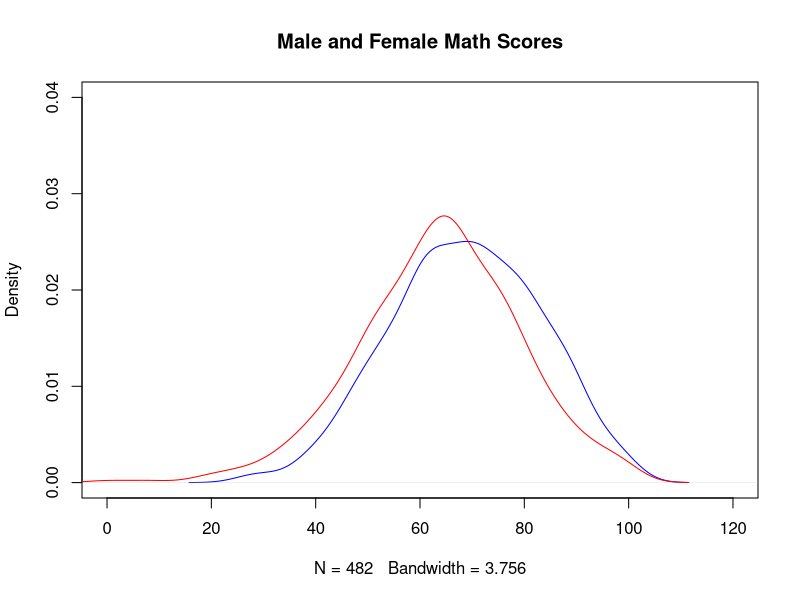
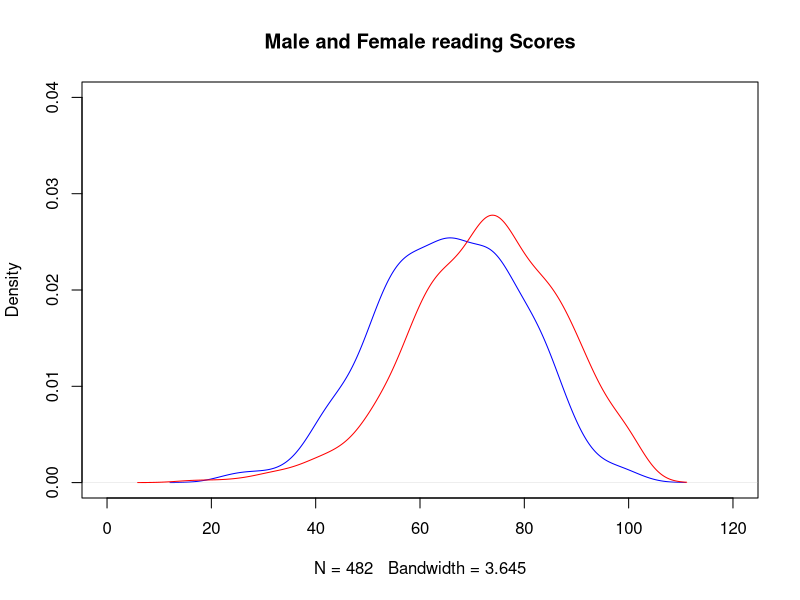
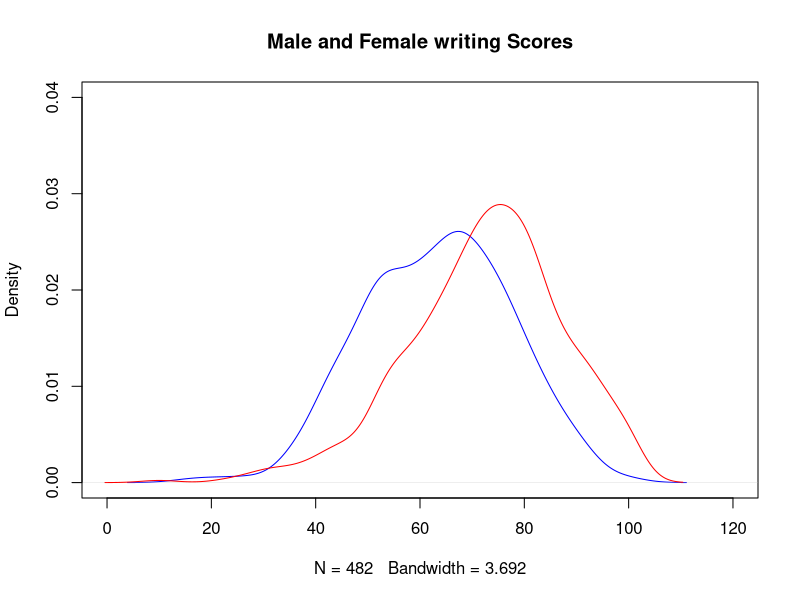
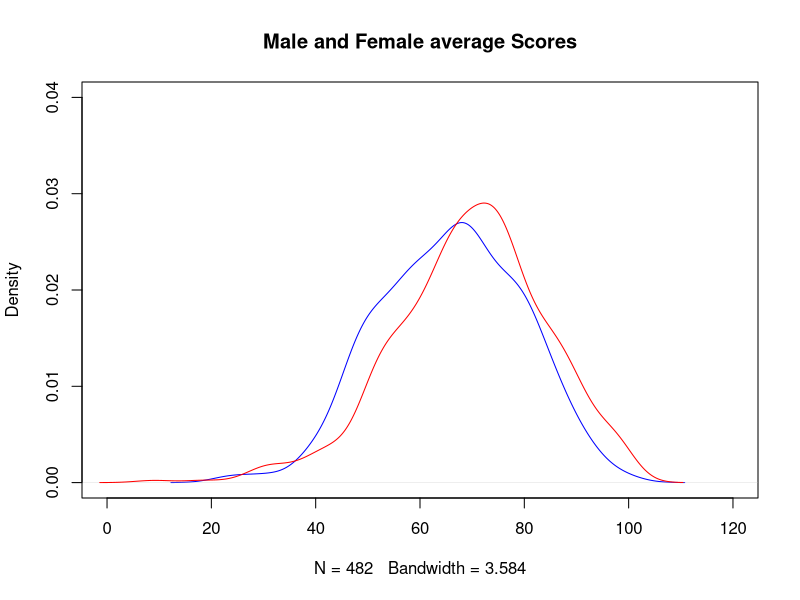
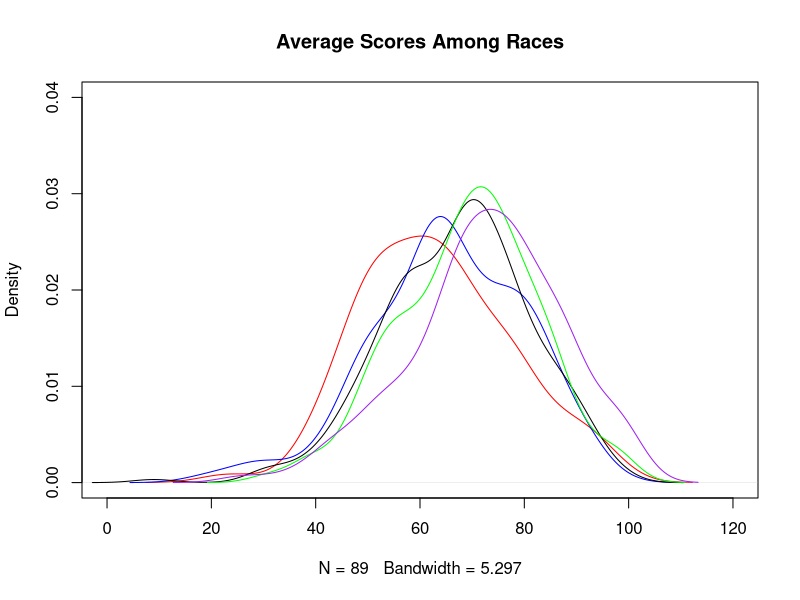
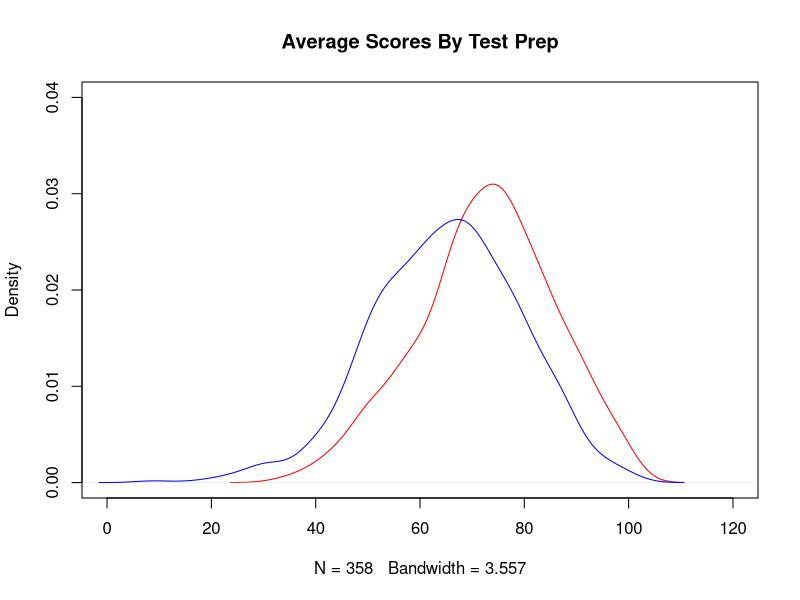
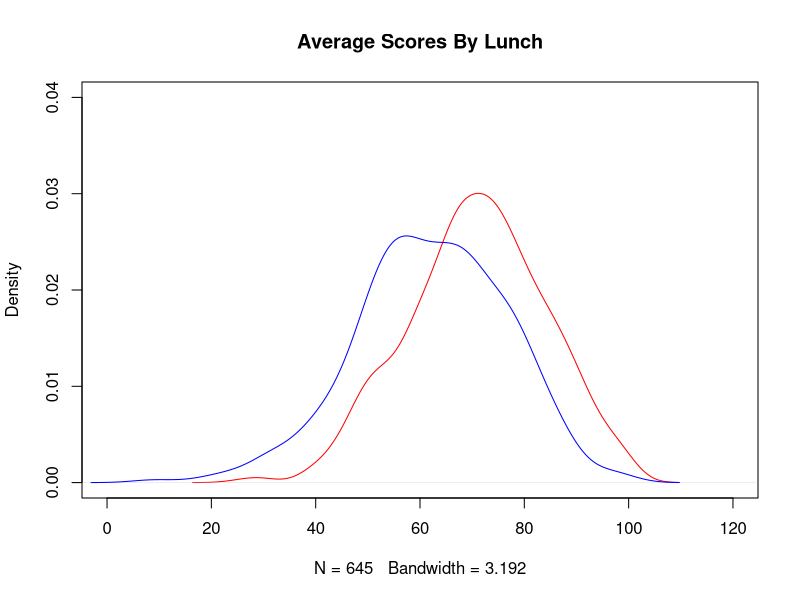
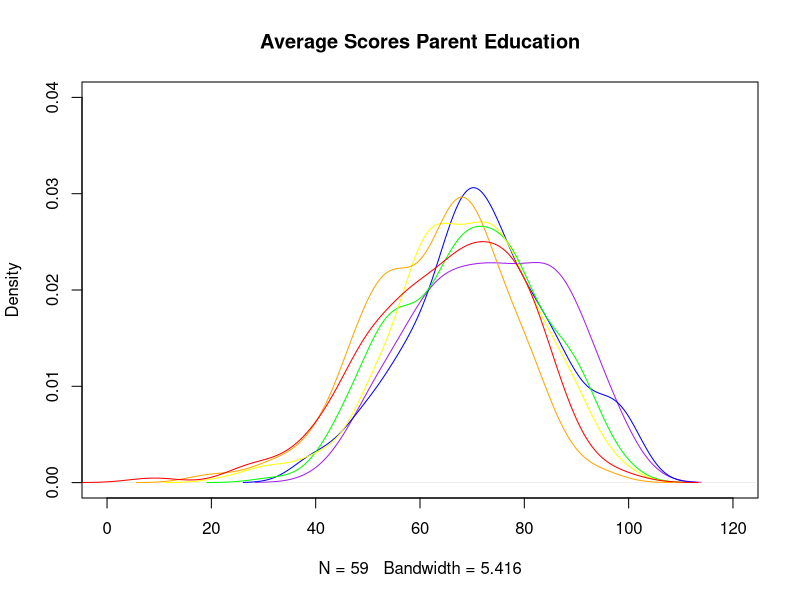

These charts were generated, in order, by the following R code:

data <- read.table(file = "StudentsPerformance.csv", sep = ',', header = TRUE)

maleMathScores <- data[data$gender == 'male',]$"math.score"
femaleMathScores <- data[data$gender == 'female',]$"math.score"
plot(density(maleMathScores), ylim = c(0,0.04), xlim = c(0,120), col = 'blue', main = paste('Male and Female Math Scores'))
lines(density(femaleMathScores), col = 'red')

malereadingScores <- data[data$gender == 'male',]$"reading.score"
femalereadingScores <- data[data$gender == 'female',]$"reading.score"
plot(density(malereadingScores), ylim = c(0,0.04), xlim = c(0,120), col = 'blue', main = paste('Male and Female reading Scores'))
lines(density(femalereadingScores), col = 'red')

malewritingScores <- data[data$gender == 'male',]$"writing.score"
femalewritingScores <- data[data$gender == 'female',]$"writing.score"
plot(density(malewritingScores), ylim = c(0,0.04), xlim = c(0,120), col = 'blue', main = paste('Male and Female writing Scores'))
lines(density(femalewritingScores), col = 'red')

maleaverageScores <- data[data$gender == 'male',]$"average.score"
femaleaverageScores <- data[data$gender == 'female',]$"average.score"
plot(density(maleaverageScores), ylim = c(0,0.04), xlim = c(0,120), col = 'blue', main = paste('Male and Female average Scores'))
lines(density(femaleaverageScores), col = 'red')

groupAAverageScore <- data[data$race.ethnicity == "group.A",]$average.score
groupBAverageScore <- data[data$race.ethnicity == "group.B",]$average.score
groupCAverageScore <- data[data$race.ethnicity == "group.C",]$average.score
groupDAverageScore <- data[data$race.ethnicity == "group.D",]$average.score
groupEAverageScore <- data[data$race.ethnicity == "group.E",]$average.score

plot(density(groupAAverageScore), ylim = c(0,0.04), xlim = c(0,120), col = 'red', main = paste('Average Scores Among Races'))
lines(density(groupBAverageScore), col = 'blue')
lines(density(groupCAverageScore), col = 'black')
lines(density(groupDAverageScore), col = 'green')
lines(density(groupEAverageScore), col = 'purple')

groupTestPrepAverageScore <- data[data$test.preparation.course == "completed",]$average.score
plot(density(groupTestPrepAverageScore), ylim = c(0,0.04), xlim = c(0,120), col = 'red', main = paste('Average Scores By Test Prep'))
groupNoTestPrepAverageScore <- data[data$test.preparation.course == "none",]$average.score
lines(density(groupNoTestPrepAverageScore), col = 'blue')

groupStandardLunchAverageScore <- data[data$lunch == "standard",]$average.score
plot(density(groupStandardLunchAverageScore), ylim = c(0,0.04), xlim = c(0,120), col = 'red', main = paste('Average Scores By Lunch'))
groupFreeLunchAverageScore <- data[data$lunch == 'free/reduced',]$average.score
lines(density(groupFreeLunchAverageScore), col = 'blue')

print(t.test(maleMathScores,femaleMathScores))
print(t.test(malereadingScores,femalereadingScores))
print(t.test(malewritingScores,femalewritingScores))

print(t.test(groupTestPrepAverageScore,groupNoTestPrepAverageScore))

groupParentBachelorAverageScore <- data[data$parental.level.of.education == "bachelors.degree",]$average.score
groupParentMasterAverageScore <- data[data$parental.level.of.education == "masters.degree",]$average.score
groupParentAssociateAverageScore <- data[data$parental.level.of.education == "associates.degree",]$average.score
groupParentSomeCollegeAverageScore <- data[data$parental.level.of.education == "some.college",]$average.score
groupParentHighSchoolAverageScore <- data[data$parental.level.of.education == "high.school",]$average.score
groupParentSomeHighSchoolAverageScore <- data[data$parental.level.of.education == "some.high.school",]$average.score

#groupParentLessThanBachelorAverageScore <- data[data$parental.level.of.education == "associates.degree" || data$parental.level.of.education == "some.college" || data$parental.level.of.education == "high.school"|| data$parental.level.of.education == "some.high.school",]$average.score
groupParentLessThanBachelorAverageScore <- data[data$parental.level.of.education %in% c("associates.degree","some.college","high.school","some.high.school" ),]$average.score


plot(density(groupParentMasterAverageScore), ylim = c(0,0.04), xlim = c(0,120), col = 'purple', main = paste('Average Scores Parent Education'))
lines(density(groupParentBachelorAverageScore), col = 'blue')
lines(density(groupParentAssociateAverageScore), col = 'green')
lines(density(groupParentSomeCollegeAverageScore), col = 'yellow')
lines(density(groupParentHighSchoolAverageScore), col = 'orange')
lines(density(groupParentSomeHighSchoolAverageScore), col = 'red')

plot(density(groupParentMasterAverageScore), ylim = c(0,0.04), xlim = c(0,120), col = 'purple', main = paste('Average Scores Parent Education'))
lines(density(groupParentBachelorAverageScore), col = 'blue')
lines(density(groupParentLessThanBachelorAverageScore), col = 'red')


print(t.test(groupStandardLunchAverageScore,groupFreeLunchAverageScore))
print(t.test(groupTestPrepAverageScore,groupNoTestPrepAverageScore))

